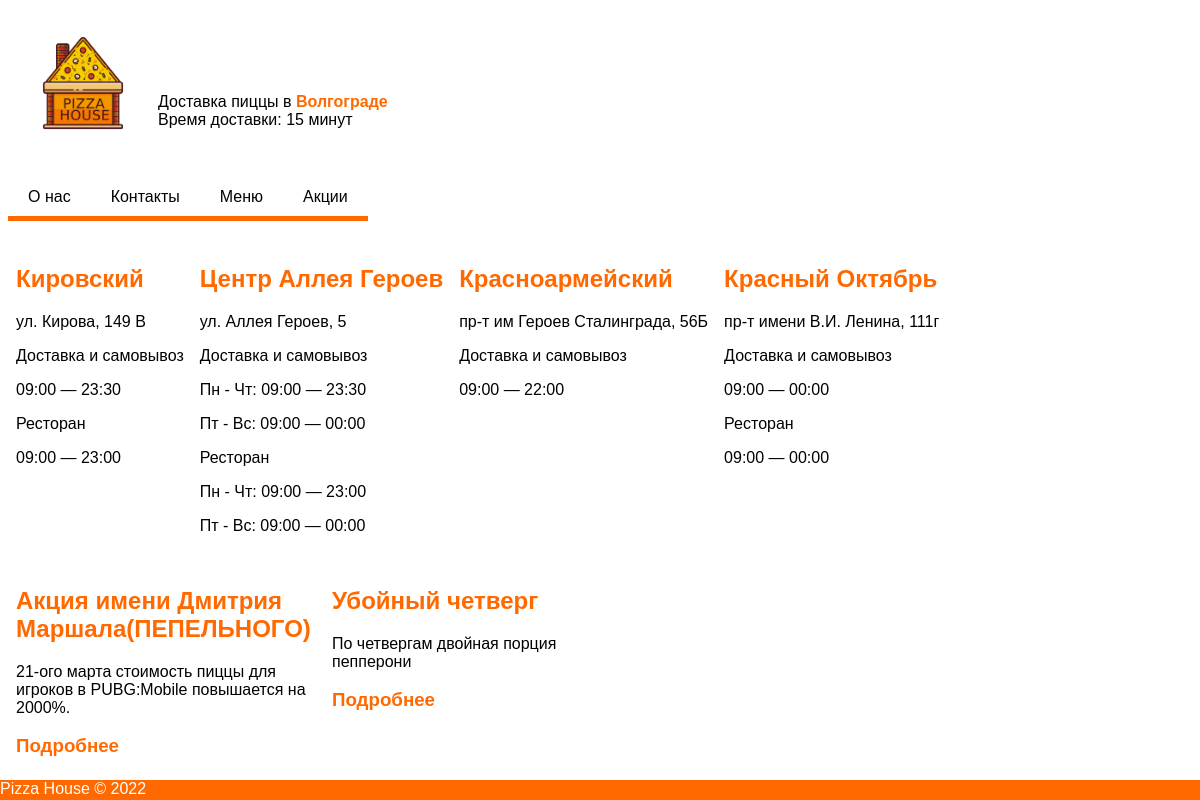
The app's page /index.php?id=2 with its own data.
### tables this page shows
CREATE TABLE `site` (
  `id` int NOT NULL,
  `title` varchar(255) NOT NULL,
  `content` text NOT NULL
);

CREATE TABLE `promotion` (
  `id` int NOT NULL,
  `title` varchar(255) NOT NULL,
  `description` text NOT NULL,
  `longDescription` text NOT NULL
);

### index.php (the view, shortened to what this page needs)
<?php
$conn = mysqli_connect("localhost", "root", "root", "pizza");
$sql = "SELECT id, title FROM `site` ";
$result = mysqli_query($conn, $sql);
if (isset($_GET["id"])) {
    $id = $_GET["id"];
}
$napolnenie = "SELECT * FROM `site` WHERE id='$id'";
$result1 = mysqli_query($conn, $napolnenie);
$row1 = mysqli_fetch_array($result1, MYSQLI_ASSOC);
$pizzaId = mysqli_real_escape_string($conn, $_GET["pizzaid"]);
$pizzaSelection = "SELECT * FROM `pizza_list`";
$pizzaIdSelection = "SELECT * FROM `pizza_list`  WHERE id = '$pizzaId'";
$pizzaIdResult = mysqli_query($conn, $pizzaIdSelection);
$pizzaResult = mysqli_query($conn, $pizzaSelection);
$promoId =  mysqli_real_escape_string($conn, $_GET["promoid"]);
$promoIdSelection = "SELECT * FROM `promotion` WHERE id = '$promoId'";
$promoSelection = "SELECT * FROM `promotion` ORDER BY rand() limit 2";
$promoIdResult = mysqli_query($conn, $promoIdSelection);
$promoSelectionResult = mysqli_query($conn, $promoSelection);
?>
<!DOCTYPE html>
<html lang="ru">
<head>
    <link rel="stylesheet" href="style/style.css">
</head>
<body>
    <div class="main">
        <header class="head">
            <div class="left">
                <div class="logo">
                    <img src="img/pizza.png" class="respons" alt="">
                    <span class="header_info">Доставка пиццы в <a href="#">Волгограде</a> <br> Время доставки: 15 минут</span>
                </div>
            </div>
        </header>
    </div>
    <div class="menu">
        <?php
        foreach ($result as $row) {
            echo "<ul class='menu'";
            echo "<li><a href='index.php?id=" . $row["id"] . "'>" . " " . $row["title"] . " " . "</a></li>";
        }
        echo "</ul>";
        ?>
    </div>
    <div class="content">
        <?php
        if (isset($_GET["id"]) && $_GET["id"] == 4 ||  isset($_GET["pizzaid"])) {
            echo "<h1>" . "Меню" . "</h1>"
        ?>
            <div class="cont">
                <?php
                if (isset($_GET["pizzaid"])) {
                    foreach ($pizzaIdResult as $pizzaRow) {
                        $show_img = base64_encode($pizzaRow['image']);
                        echo "<div id='pizza_block'>";
                ?>
                        <img id="pizza_image" alt="">
                    <?php
                        echo "<h2>" . $pizzaRow['title'] . "</h2>";
                        echo "<p>" . $pizzaRow['description'] . "</p>";
                        echo "<p>" . $pizzaRow['longDescription'] . "</p>";
                        echo "<h3>" . $pizzaRow['price'] . "</h3>";
                        echo "</div>";
                    }
                } else {
                    foreach ($pizzaResult as $pizzaRow) {
                        $show_img = base64_encode($pizzaRow['image']);
                        echo "<div id='pizza_block'>";
                    ?>
                        <img id="pizza_image" alt="">
                <?php
                        echo "<h2>" . $pizzaRow['title'] . "</h2>";
                        echo "<p>" . $pizzaRow['description'] . "</p>";
                        echo "<h3>" . $pizzaRow['price'] . "</h3>";
                        echo "<h3><a href='index.php?pizzaid=" . $pizzaRow['id'] . "'> Подробнее </a></h3>";
                        echo "</div>";
                    }
                }
            } else {
                echo $row1["content"];
            }
            ?>
            </div>
    <div class="news">
        <div class="cont">
            <?php
            if (isset($_GET["promoid"]) && $_GET["id"] != 5) {
                foreach ($promoIdResult as $promoRow) {
                    echo "<div class='promoBlock'>";
                    echo "<h2>" . $promoRow['title'] . "</h2>";
                    echo "<p>" . $promoRow['longDescription'] . "</p>";
                    echo "</div>";
                }
            } else if (!isset($_GET["promoid"]) && $_GET["id"] != 5) {
                foreach ($promoSelectionResult as $promoRow) {
                    echo "<div class='promoBlock'>";
                    echo "<h2>" . $promoRow['title'] . "</h2>";
                    echo "<p>" . $promoRow['description'] . "</p>";
                    echo "<h3><a href='index.php?promoid=" . $promoRow['id'] . "'> Подробнее </a></h3>";
                    echo "</div>";
                }
            }
            ?>
        </div>
    </div>
    <footer>
        <div>Pizza House © 2022</div>
    </footer>
</body>
</html>

### style/style.css (style rules this page uses)
.main { display: flex; }
.header_info { position: absolute; margin-top: 85px; font-family: sans-serif; }
footer { background-color: #ff6900; position:fixed; left:0px; bottom:0px; height:20px; width:100%; color: white; font-family: sans-serif; }
.header_info a { color: #ff6900; text-decoration: none; font-weight: bold; }
.respons { width: 150px; height: 150px; }
.content h1, p { font-family: sans-serif; }
.cont { font-family: sans-serif; display: flex; flex-direction: row; flex-wrap: wrap; }
.cont .h3, a { text-decoration: none; color: #ff6900; }
.cont h2, h3 { color: #ff6900; }
#block { display: block; padding: 8px 8px; }
.bd_cont h2, h3 { color: #ff6900; }
.promoBlock { display: block; padding: 8px 8px; width: 300px; }
.menu { list-style-type: none; padding-left: 0; margin-left: 0; display: flex; flex-direction: row; flex-wrap: wrap; }
.menu a { text-decoration: none; font-family: sans-serif; color: black; padding: 10px 20px; background-color: white; border-bottom: 5px solid #ff6900; display: block; }

### records on screen
site: title "О нас"
site: title "Контакты", content "Кировский ул. Кирова, 149 В Доставка и самовывоз 09:00 — 23:30 Ресторан 09:00 — 23:00 Центр Аллея Героев ул. Аллея Героев, 5 Доставка и самовывоз Пн - Чт: 09:00 — 23:30 Пт - Вс: 09:00 — 00:00 Ресторан Пн - Чт: 09:00 — 23:00 Пт - Вс: 09:00 — 00:00 Красноармейский пр-т им Героев Сталинграда, 56Б Доставка и самовывоз 09:00 — 22:00 Красный Октябрь пр-т имени В.И. Ленина, 111г Доставка и самовывоз 09:00 — 00:00 Ресторан 09:00 — 00:00"
site: title "Меню"
site: title "Акции"
promotion: title "Акция имени Дмитрия Маршала(ПЕПЕЛЬНОГО)", description "21-ого марта стоимость пиццы для игроков в PUBG:Mobile повышается на 2000%."
promotion: title "Убойный четверг", description "По четвергам двойная порция пепперони"
